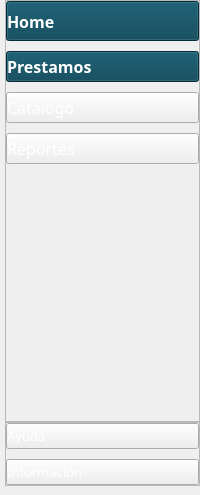
        <widget class="QCustomSlideMenu" name="MenuIzq" native="true">
         <property name="minimumSize">
          <size>
           <width>200</width>
           <height>0</height>
          </size>
         </property>
         <property name="maximumSize">
          <size>
           <width>0</width>
           <height>16777215</height>
          </size>
         </property>
         <layout class="QVBoxLayout" name="verticalLayout_3">
          <property name="spacing">
           <number>0</number>
          </property>
          <property name="leftMargin">
           <number>5</number>
          </property>
          <property name="topMargin">
           <number>0</number>
          </property>
          <property name="rightMargin">
           <number>0</number>
          </property>
          <property name="bottomMargin">
           <number>9</number>
          </property>
          <item>
           <widget class="QWidget" name="widget" native="true">
            <property name="minimumSize">
             <size>
              <width>195</width>
              <height>486</height>
             </size>
            </property>
            <layout class="QVBoxLayout" name="verticalLayout_4">
             <property name="spacing">
              <number>0</number>
             </property>
             <property name="leftMargin">
              <number>0</number>
             </property>
             <property name="topMargin">
              <number>0</number>
             </property>
             <property name="rightMargin">
              <number>0</number>
             </property>
             <property name="bottomMargin">
              <number>0</number>
             </property>
             <item>
              <widget class="QFrame" name="frame">
               <property name="frameShape">
                <enum>QFrame::StyledPanel</enum>
               </property>
               <property name="frameShadow">
                <enum>QFrame::Raised</enum>
               </property>
               <layout class="QVBoxLayout" name="verticalLayout_5">
                <property name="spacing">
                 <number>10</number>
                </property>
                <property name="leftMargin">
                 <number>0</number>
                </property>
                <property name="topMargin">
                 <number>0</number>
                </property>
                <property name="rightMargin">
                 <number>0</number>
                </property>
                <property name="bottomMargin">
                 <number>0</number>
                </property>
                <item>
                 <widget class="QPushButton" name="pushButton_2">
                  <property name="minimumSize">
                   <size>
                    <width>40</width>
                    <height>40</height>
                   </size>
                  </property>
                  <property name="font">
                   <font>
                    <family>Century Gothic</family>
                    <pointsize>12</pointsize>
                    <bold>true</bold>
                   </font>
                  </property>
                  <property name="styleSheet">
                   <string notr="true">text-align: left;
background-color: rgb(2, 63, 82);
color: rgb(255, 255, 255);
border-left-color: rgb(255, 255, 255);</string>
                  </property>
                  <property name="text">
                   <string>Home</string>
                  </property>
                  <property name="icon">
                   <iconset>
                    <normaloff>../Qss/icons/Icons/feather/home.png</normaloff>../Qss/icons/Icons/feather/home.png</iconset>
                  </property>
                  <property name="iconSize">
                   <size>
                    <width>40</width>
                    <height>40</height>
                   </size>
                  </property>
                 </widget>
                </item>
                <item>
                 <widget class="QPushButtonThemed" name="Prestamos">
                  <property name="font">
                   <font>
                    <family>Century Gothic</family>
                    <pointsize>12</pointsize>
                    <bold>true</bold>
                   </font>
                  </property>
                  <property name="cursor">
                   <cursorShape>PointingHandCursor</cursorShape>
                  </property>
                  <property name="styleSheet">
                   <string notr="true">text-align: left;
background-color: rgb(2, 63, 82);
color: rgb(255, 255, 255);
border-left-color: rgb(255, 255, 255);</string>
                  </property>
                  <property name="text">
                   <string>Prestamos</string>
                  </property>
                  <property name="icon">
                   <iconset>
                    <normaloff>../../Qss/icons/Icons/font_awesome/solid/cart-flatbed.png</normaloff>../../Qss/icons/Icons/font_awesome/solid/cart-flatbed.png</iconset>
                  </property>
                  <property name="iconSize">
                   <size>
                    <width>40</width>
                    <height>40</height>
                   </size>
                  </property>
                 </widget>
                </item>
                <item>
                 <widget class="QPushButtonThemed" name="Catalogo">
                  <property name="font">
                   <font>
                    <family>Century Gothic</family>
                    <pointsize>12</pointsize>
                   </font>
                  </property>
                  <property name="cursor">
                   <cursorShape>PointingHandCursor</cursorShape>
                  </property>
                  <property name="styleSheet">
                   <string notr="true">text-align: left;
color: rgb(255, 255, 255);</string>
                  </property>
                  <property name="text">
                   <string>Catalogo</string>
                  </property>
                  <property name="icon">
                   <iconset>
                    <normaloff>../../Qss/icons/Icons/font_awesome/solid/book.png</normaloff>../../Qss/icons/Icons/font_awesome/solid/book.png</iconset>
                  </property>
                  <property name="iconSize">
                   <size>
                    <width>40</width>
                    <height>40</height>
                   </size>
                  </property>
                 </widget>
                </item>
                <item>
                 <widget class="QPushButtonThemed" name="Reportes">
                  <property name="font">
                   <font>
                    <family>Century Gothic</family>
                    <pointsize>12</pointsize>
                   </font>
                  </property>
                  <property name="cursor">
                   <cursorShape>PointingHandCursor</cursorShape>
                  </property>
                  <property name="styleSheet">
                   <string notr="true">text-align: left;
color: rgb(255, 255, 255);</string>
                  </property>
                  <property name="text">
                   <string>Reportes</string>
                  </property>
                  <property name="icon">
                   <iconset>
                    <normaloff>../../Qss/icons/Icons/font_awesome/solid/file-signature.png</normaloff>../../Qss/icons/Icons/font_awesome/solid/file-signature.png</iconset>
                  </property>
                  <property name="iconSize">
                   <size>
                    <width>40</width>
                    <height>40</height>
                   </size>
                  </property>
                 </widget>
                </item>
                <item>
                 <spacer name="verticalSpacer">
                  <property name="orientation">
                   <enum>Qt::Vertical</enum>
                  </property>
                  <property name="sizeHint" stdset="0">
                   <size>
                    <width>20</width>
                    <height>40</height>
                   </size>
                  </property>
                 </spacer>
                </item>
               </layout>
              </widget>
             </item>
             <item>
              <widget class="QFrame" name="frame_2">
               <property name="frameShape">
                <enum>QFrame::StyledPanel</enum>
               </property>
               <property name="frameShadow">
                <enum>QFrame::Raised</enum>
               </property>
               <layout class="QVBoxLayout" name="verticalLayout_6">
                <property name="spacing">
                 <number>10</number>
                </property>
                <property name="leftMargin">
                 <number>0</number>
                </property>
                <property name="topMargin">
                 <number>0</number>
                </property>
                <property name="rightMargin">
                 <number>0</number>
                </property>
                <property name="bottomMargin">
                 <number>0</number>
                </property>
                <item>
                 <widget class="QPushButtonThemed" name="Ayuda">
                  <property name="font">
                   <font>
                    <family>Century Gothic</family>
                    <pointsize>10</pointsize>
                   </font>
                  </property>
                  <property name="cursor">
                   <cursorShape>PointingHandCursor</cursorShape>
                  </property>
                  <property name="styleSheet">
                   <string notr="true">text-align: left;
color: rgb(255, 255, 255);</string>
                  </property>
                  <property name="text">
                   <string>Ayuda</string>
                  </property>
                  <property name="icon">
                   <iconset>
                    <normaloff>../../Qss/icons/Icons/material_design/help.png</normaloff>../../Qss/icons/Icons/material_design/help.png</iconset>
                  </property>
                  <property name="iconSize">
                   <size>
                    <width>30</width>
                    <height>30</height>
                   </size>
                  </property>
                 </widget>
                </item>
                <item>
                 <widget class="QPushButtonThemed" name="Informacion">
                  <property name="font">
                   <font>
                    <family>Century Gothic</family>
                    <pointsize>10</pointsize>
                   </font>
                  </property>
                  <property name="cursor">
                   <cursorShape>PointingHandCursor</cursorShape>
                  </property>
                  <property name="styleSheet">
                   <string notr="true">text-align: left;
color: rgb(255, 255, 255);</string>
                  </property>
                  <property name="text">
                   <string>Información</string>
                  </property>
                  <property name="icon">
                   <iconset>
                    <normaloff>../../Qss/icons/Icons/material_design/info.png</normaloff>../../Qss/icons/Icons/material_design/info.png</iconset>
                  </property>
                  <property name="iconSize">
                   <size>
                    <width>30</width>
                    <height>30</height>
                   </size>
                  </property>
                 </widget>
                </item>
               </layout>
              </widget>
             </item>
            </layout>
           </widget>
          </item>
         </layout>
        </widget>
